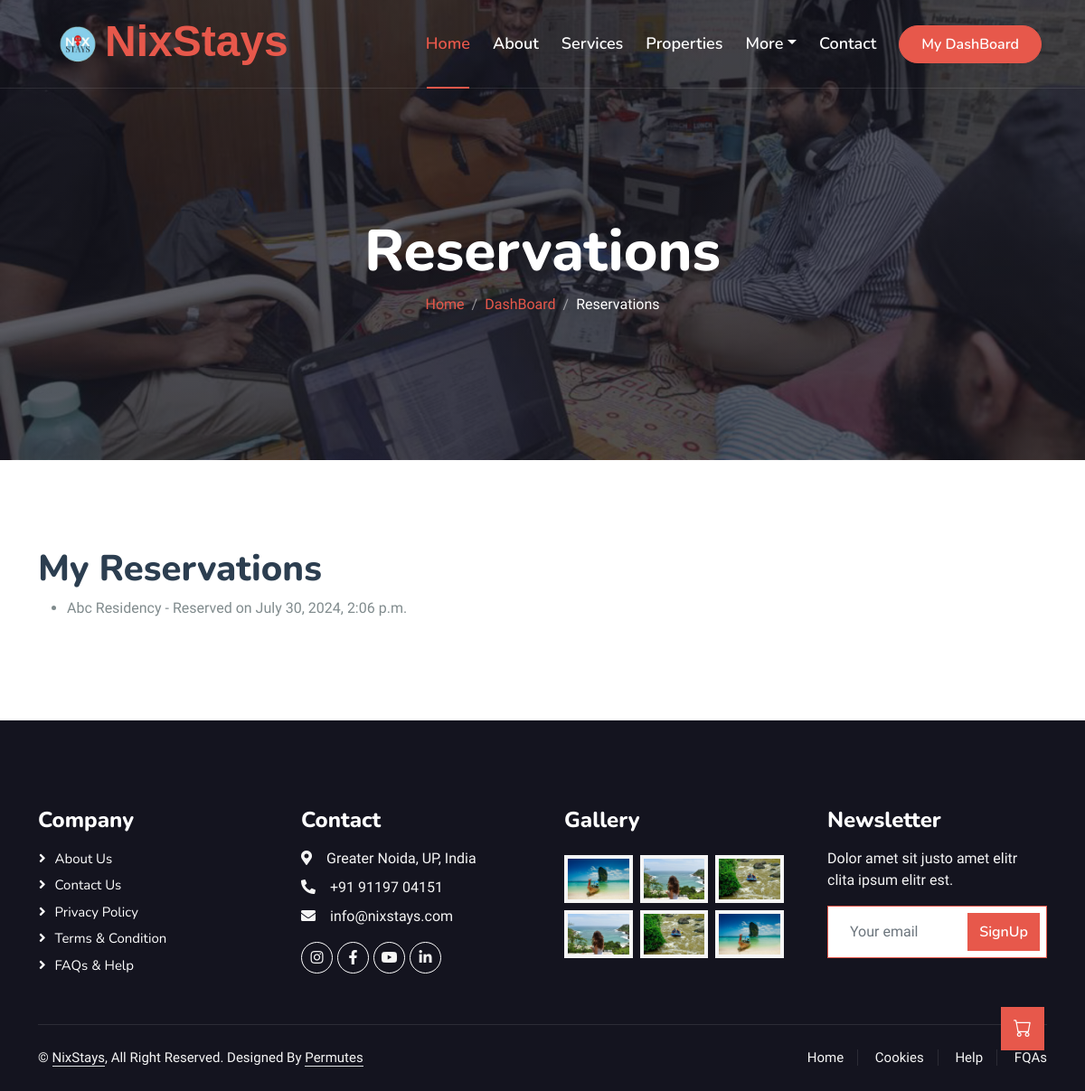
The app's page /my-reservations/ (signed in) with its own data.
### main/models.py (models this page shows, shortened)
class Reservation(models.Model):
    user = models.ForeignKey(User, on_delete=models.CASCADE)
    property = models.ForeignKey(Property, on_delete=models.CASCADE)
    date_reserved = models.DateTimeField(auto_now_add=True)

class Property(models.Model):
    PROPERTY_TYPES = (
        ('hostel', 'Hostel'),
        ('pg', 'PG'),
        ('flat', 'Flat'),
    )
    name = models.CharField(max_length=255)
    locality = models.CharField(max_length=255, default="Gr. Noida")
    description = models.CharField(max_length=255, default="We're dedicated to give you best customer service")
    new_price = models.DecimalField(max_digits=10, decimal_places=0, default=100000)
    old_price = models.DecimalField(max_digits=10, decimal_places=0, default=120000)
    property_type = models.CharField(max_length=10, choices=PROPERTY_TYPES)
    images = models.ImageField(upload_to='property_images/', blank=True, null=True)
    nearby_institutes = models.ManyToManyField(Institute, through='PropertyInstitute')
    amenities = models.ManyToManyField(Amenity, blank=True, related_name='properties')
    bus_availability = models.BooleanField(default=False)
    food_type = models.ManyToManyField(Food, blank=True, related_name='properties')
    laundry_service = models.TextField(blank=True)
    gender = models.CharField(max_length=10, choices=[('Male', 'Male'), ('Female', 'Female'), ('Both', 'Both')], default="Both")
    housekeeping = models.BooleanField(default=False)
    staff = models.CharField(max_length=10, choices=[('Male', 'Male'), ('Female', 'Female'), ('Both', 'Both')], default="Both")
    hostel_timing = models.TimeField(blank=True, null=True)
    other_facilities = models.TextField(blank=True)
    nearby_market = models.TextField(blank=True)
    nearby_metro_station = models.CharField(max_length=255, blank=True)
    food_menu = models.ImageField(upload_to='food_menu/', blank=True, null=True)
    contact_name = models.CharField(max_length=255, default="NixStays Team")
    contact_number = models.CharField(max_length=15, default="8449922025")
    owner_name = models.CharField(max_length=255, default="NixStays Team")
    owner_number = models.CharField(max_length=15, default="8449922025")
    address = models.TextField()
    zip_code = models.CharField(max_length=10)
    created_at = models.DateTimeField(auto_now_add=True)
    updated_at = models.DateTimeField(auto_now=True)

### main/views.py (the view)
# urls.py: path('my-reservations/', views.my_reservations, name='my_reservations'),
@login_required
def my_reservations(request):
    reservations = Reservation.objects.filter(user=request.user)
    return render(request, 'my_reservations.html', {'reservations': reservations})

### main/templates/my_reservations.html (shortened to what this page needs)
{% load static %}
{% load widget_tweaks %}
<!DOCTYPE html>
<html lang="en">
<head>
    <link href="https://cdnjs.cloudflare.com/ajax/libs/font-awesome/5.10.0/css/all.min.css" rel="stylesheet">
    <link href="https://cdn.jsdelivr.net/npm/bootstrap-icons@1.4.1/font/bootstrap-icons.css" rel="stylesheet">
    <link href="{% static 'lib/animate/animate.min.css' %}" rel="stylesheet">
    <link href="{% static 'lib/owlcarousel/assets/owl.carousel.min.css' %}" rel="stylesheet">
    <link href="{% static 'lib/tempusdominus/css/tempusdominus-bootstrap-4.min.css' %}" rel="stylesheet" />
    <link href="{% static 'css/bootstrap.min.css' %}" rel="stylesheet">
    <link href="{% static 'css/style.css' %}" rel="stylesheet">
</head>
<body>
    <div class="container-fluid position-relative p-0">
        <nav class="navbar navbar-expand-lg navbar-light px-4 px-lg-5 py-3 py-lg-0">
            <a href="" class="navbar-brand p-0">
                <h1 class="text-primary m-0" style="font-family: 'Franklin Gothic Medium', 'Arial Narrow', Arial, sans-serif; font-size: 6vh; padding-left: 1vh;"><img src="{% static 'img/logo.png' %}" alt="Logo"></i>NixStays</h1>
            </a>
            <div class="collapse navbar-collapse" id="navbarCollapse">
                <div class="navbar-nav ms-auto py-0">
                    <a href="/" class="nav-item nav-link active">Home</a>
                    <a href="/#about" class="nav-item nav-link">About</a>
                    <a href="/#services" class="nav-item nav-link">Services</a>
                    <a href="/#packages" class="nav-item nav-link">Properties</a>
                    <div class="nav-item dropdown">
                        <a href="#" class="nav-link dropdown-toggle" data-bs-toggle="dropdown">More</a>
                    </div>
                    <a href="/#contact" class="nav-item nav-link">Contact</a>
                </div>
                {% if user.is_authenticated %}
                    <a href="{% url 'account_profile' %}" class="btn btn-primary rounded-pill py-2 px-4">My DashBoard</a>
                {% else %}
                    <a href="{% url 'account_login' %}" class="btn btn-primary rounded-pill py-2 px-4">Login</a>
                {% endif %}
            </div>
        </nav>
        <div class="container-fluid bg-primary py-5 mb-5 hero-header">
            <div class="container py-5">
                <div class="row justify-content-center py-5">
                    <div class="col-lg-10 pt-lg-5 mt-lg-5 text-center">
                        <h1 class="display-3 text-white animated slideInDown">Reservations</h1>
                        <nav aria-label="breadcrumb">
                            <ol class="breadcrumb justify-content-center">
                                <li class="breadcrumb-item"><a href="{% url 'home' %}">Home</a></li>
                                <li class="breadcrumb-item"><a href="{% url 'account_profile' %}">DashBoard</a></li>
                                <li class="breadcrumb-item text-white active" aria-current="page">Reservations</li>
                            </ol>
                        </nav>
                    </div>
                </div>
            </div>
        </div>
    </div>
    <div class="container-xxl py-5">
        <div class="container">
            <h1>My Reservations</h1>
            <ul>
                {% for reservation in reservations %}
                <li>{{ reservation.property.name }} - Reserved on {{ reservation.date_reserved }}</li>
                {% endfor %}
            </ul>
    </div>
    </div>
    <div class="container-fluid bg-dark text-light footer pt-5 mt-5 wow fadeIn" data-wow-delay="0.1s">
        <div class="container py-5">
            <div class="row g-5">
                <div class="col-lg-3 col-md-6">
                    <h4 class="text-white mb-3">Company</h4>
                    <a class="btn btn-link" href="">About Us</a>
                    <a class="btn btn-link" href="">Contact Us</a>
                    <a class="btn btn-link" href="">Privacy Policy</a>
                    <a class="btn btn-link" href="">Terms & Condition</a>
                    <a class="btn btn-link" href="">FAQs & Help</a>
                </div>
                <div class="col-lg-3 col-md-6">
                    <h4 class="text-white mb-3">Contact</h4>
                    <p class="mb-2"><i class="fa fa-map-marker-alt me-3"></i>Greater Noida, UP, India</p>
                    <p class="mb-2"><i class="fa fa-phone-alt me-3"></i>+91 91197 04151</p>
                    <p class="mb-2"><i class="fa fa-envelope me-3"></i>info@nixstays.com</p>
                    <div class="d-flex pt-2">
                        <a class="btn btn-outline-light btn-social" href=""><i class="fab fa-instagram"></i></a>
                        <a class="btn btn-outline-light btn-social" href=""><i class="fab fa-facebook-f"></i></a>
                        <a class="btn btn-outline-light btn-social" href=""><i class="fab fa-youtube"></i></a>
                        <a class="btn btn-outline-light btn-social" href=""><i class="fab fa-linkedin-in"></i></a>
                    </div>
                </div>
                <div class="col-lg-3 col-md-6">
                    <h4 class="text-white mb-3">Gallery</h4>
                    <div class="row g-2 pt-2">
                        <div class="col-4">
                            <img class="img-fluid bg-light p-1" src="{% static 'img/package-1.jpg' %}" alt="">
                        </div>
                        <div class="col-4">
                            <img class="img-fluid bg-light p-1" src="{% static 'img/package-2.jpg' %}" alt="">
                        </div>
                        <div class="col-4">
                            <img class="img-fluid bg-light p-1" src="{% static 'img/package-3.jpg' %}" alt="">
                        </div>
                        <div class="col-4">
                            <img class="img-fluid bg-light p-1" src="{% static 'img/package-2.jpg' %}" alt="">
                        </div>
                        <div class="col-4">
                            <img class="img-fluid bg-light p-1" src="{% static 'img/package-3.jpg' %}" alt="">
                        </div>
                        <div class="col-4">
                            <img class="img-fluid bg-light p-1" src="{% static 'img/package-1.jpg' %}" alt="">
                        </div>
                    </div>
                </div>
                <div class="col-lg-3 col-md-6">
                    <h4 class="text-white mb-3">Newsletter</h4>
                    <p>Dolor amet sit justo amet elitr clita ipsum elitr est.</p>
                    <div class="position-relative mx-auto" style="max-width: 400px;">
                        <input class="form-control border-primary w-100 py-3 ps-4 pe-5" type="text" placeholder="Your email">
                        <button type="button" class="btn btn-primary py-2 position-absolute top-0 end-0 mt-2 me-2">SignUp</button>
                    </div>
                </div>
            </div>
        </div>
        <div class="container">
            <div class="copyright">
                <div class="row">
                    <div class="col-md-6 text-center text-md-start mb-3 mb-md-0">
                        &copy; <a class="border-bottom" href="#">NixStays</a>, All Right Reserved.
                        Designed By <a class="border-bottom" href="https://permutes.in/">Permutes</a>
                    </div>
                    <div class="col-md-6 text-center text-md-end">
                        <div class="footer-menu">
                            <a href="">Home</a>
                            <a href="">Cookies</a>
                            <a href="">Help</a>
                            <a href="">FQAs</a>
                        </div>
                    </div>
                </div>
            </div>
        </div>
    </div>
    {% if user.is_authenticated %}
        <a href="/my-reservations"><a href="/my-reservations" class="btn btn-lg btn-primary btn-lg-square back-to-top"><i class="bi bi-cart" href="/my-reservations"></i></a></a>
    {% else %}
        <a href="#" class="btn btn-lg btn-primary btn-lg-square back-to-top"><i class="bi bi-arrow-up"></i></a>
    {% endif %}
</body>
</html>

### main/static/css/style.css (style rules this page uses)
:root { --primary: #e7584b; --secondary: #FE8800; --light: #F5F5F5; --dark: #14141F; }
.back-to-top { position: fixed; display: none; right: 45px; bottom: 45px; z-index: 99; }
.btn { font-family: 'Nunito', sans-serif; font-weight: 600; transition: .5s; }
.btn.btn-primary, .btn.btn-secondary { color: #FFFFFF; }
.btn-lg-square { width: 48px; height: 48px; }
.btn-square, .btn-sm-square, .btn-lg-square { padding: 0; display: flex; align-items: center; justify-content: center; font-weight: normal; border-radius: 0px; }
.navbar-light .navbar-nav .nav-link { font-family: 'Nunito', sans-serif; position: relative; margin-right: 25px; padding: 35px 0; color: #FFFFFF !important; font-size: 18px; font-weight: 600; outline: none; transition: .5s; }
.navbar-light .navbar-nav .nav-link:hover, .navbar-light .navbar-nav .nav-link.active { color: var(--primary) !important; }
.navbar-light .navbar-brand img { max-height: 60px; transition: .5s; }
@media (min-width: 992px) { .navbar-light { position: absolute; width: 100%; top: 0; left: 0; border-bottom: 1px solid rgba(256, 256, 256, .1); z-index: 999; } }
@media (min-width: 992px) { .navbar-light .navbar-nav .nav-link::before { position: absolute; content: ""; width: 0; height: 2px; bottom: -1px; left: 50%; background: var(--primary); transition: .5s; } }
@media (min-width: 992px) { .navbar-light .navbar-nav .nav-link:hover::before, .navbar-light .navbar-nav .nav-link.active::before { width: calc(100% - 2px); left: 1px; } }
.hero-header { background: linear-gradient(rgba(20, 20, 31, .7), rgba(20, 20, 31, .7)), url(../img/bg-hero.jpg); background-position: center center; background-repeat: no-repeat; background-size: cover; }
.breadcrumb-item + .breadcrumb-item::before { color: rgba(255, 255, 255, .5); }
.footer .btn.btn-social { margin-right: 5px; width: 35px; height: 35px; display: flex; align-items: center; justify-content: center; color: var(--light); font-weight: normal; border: 1px solid #FFFFFF; border-radius: 35px; transition: .3s; }
.footer .btn.btn-link { display: block; margin-bottom: 5px; padding: 0; text-align: left; color: #FFFFFF; font-size: 15px; font-weight: normal; text-transform: capitalize; transition: .3s; }
.footer .btn.btn-link::before { position: relative; content: "\f105"; font-family: "Font Awesome 5 Free"; font-weight: 900; margin-right: 10px; }
.footer .copyright { padding: 25px 0; font-size: 15px; border-top: 1px solid rgba(256, 256, 256, .1); }
.footer .copyright a { color: var(--light); }
.footer .footer-menu a { margin-right: 15px; padding-right: 15px; border-right: 1px solid rgba(255, 255, 255, .1); }
.footer .footer-menu a:last-child { margin-right: 0; padding-right: 0; border-right: none; }

### records on screen
Reservation: property.name "Abc Residency", date_reserved "July 30, 2024, 2:06 p.m."
